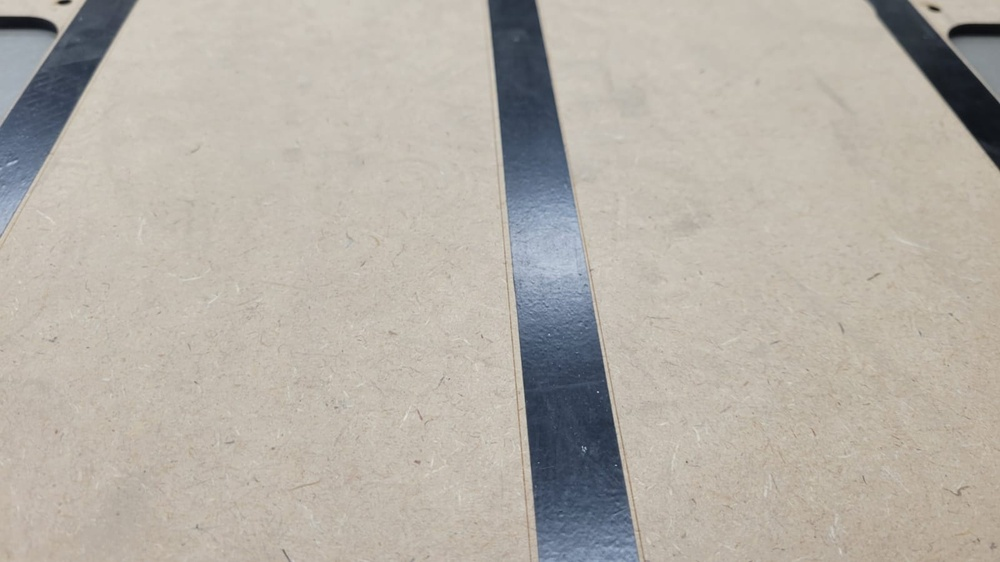
#> input picture LineFollower/footage/imgTestLaneDetection3.jpeg, 1000 x 562 px, shrunk from 1600 x 900 before the run
$ python test1_laneDetection.py
#> lines starting #> are read from the running program, lines starting #| are printed output that depends on the picture; after the words box and inside, x2 and y2 are one past the last pixel; in counts of white or black regions, pixels touching at a corner belong together
#Open cv2 testing for an image (comparisson between grayscale,
#color and smoothed image. Canny edge detection and Hough lines
#testing)

import cv2
import numpy as np
import math

video_path = 'footage/imgTestLaneDetection3.jpeg'

gray_raw_image= cv2.imread(video_path, cv2.IMREAD_GRAYSCALE)
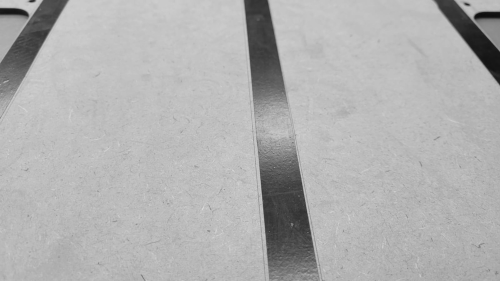
#> gray_raw_image: shape (562, 1000) (shown at 1/2 size); min 12, max 223, mean 176.6
gray_vertical_flip = cv2.flip(gray_raw_image, 1)
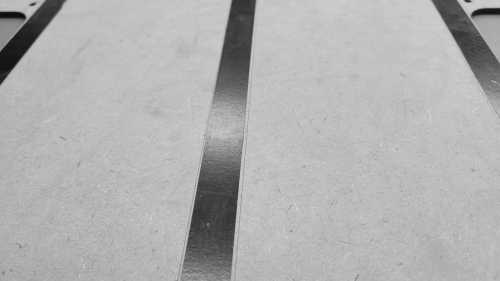
#> gray_vertical_flip: shape (562, 1000) (shown at 1/2 size); min 12, max 223, mean 176.6
gray_flip_repaired = cv2.flip(gray_vertical_flip, 0)
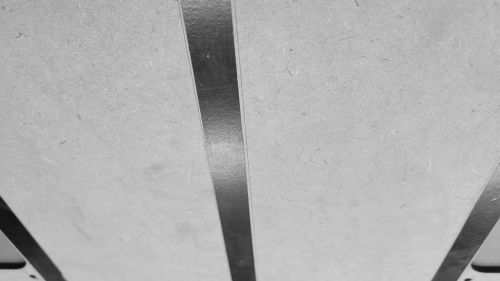
#> gray_flip_repaired: shape (562, 1000) (shown at 1/2 size); min 12, max 223, mean 176.6
ret, thresh = cv2.threshold(gray_flip_repaired, 127, 255, 0)
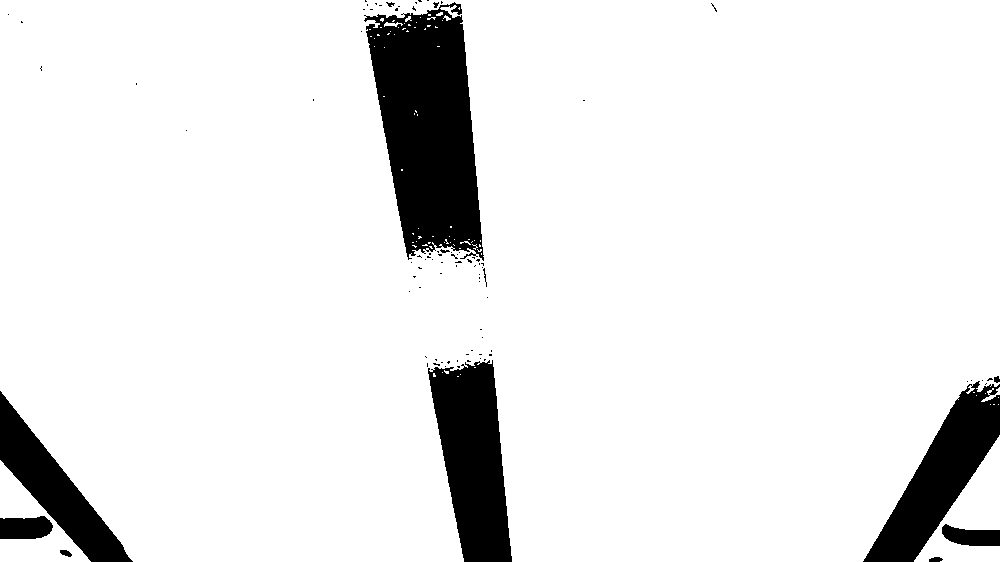
#> thresh: shape (562, 1000); 91% white; 90 black regions (77 under 20 px), largest, box (x1, y1, x2, y2) and area: (364, 2, 484, 261) 20513, (428, 360, 512, 562) 11177, (863, 381, 1000, 562) 9487
smooth_image = cv2.GaussianBlur(thresh, (5,7), 3)

dst = cv2.Canny(smooth_image, 50, 200, None, 3)
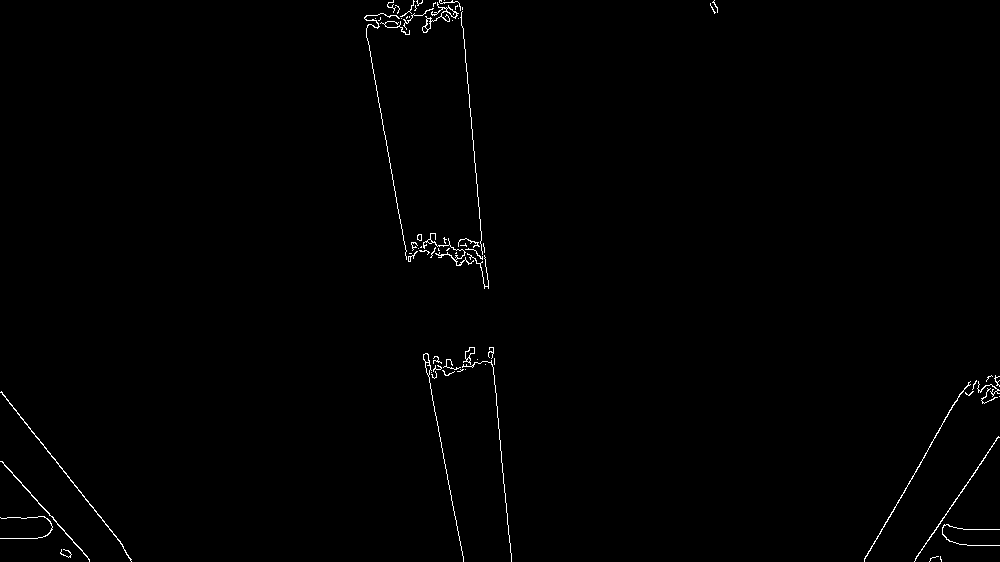
#> dst: shape (562, 1000); 0.65% white in thin lines or dots

cdst = cv2.cvtColor(dst, cv2.COLOR_GRAY2BGR)
#> cdst: shape (562, 1000, 3); 0.65% white in thin lines or dots
cdstP = np.copy(cdst)

lines = cv2.HoughLines(dst, 1, np.pi/180, 150, None, 0, 0)
#> lines = [[-459, 3.05], [-355, 2.97], [1028, 0.524], [-348, 2.95]]

if lines is not None:
    for i in range(0, len(lines)):
        rho = lines[i][0][0]
        theta = lines[i][0][1]
        a = math.cos(theta)
        b = math.sin(theta)
        x0 = a * rho
        y0 = b * rho
        pt1 = (int(x0 + 1000*(-b)), int(y0 + 1000*(a)))
        pt2 = (int(x0 - 1000*(-b)), int(y0 - 1000*(a)))
#> this loop made 4 passes
#> (rho, theta, a, b, x0, y0, pt1, pt2) on passes 1 to 4: (-459, 3.05, -0.996, 0.0872, 457.3, -40, (370, -1036), (544, 956)), (-355, 2.97, -0.985, 0.174, 349.6, -61.65, (175, -1046), (523, 923)), (1028, 0.524, 0.866, 0.5, 890.3, 514, (390, 1380), (1390, -352)), (-348, 2.95, -0.982, 0.191, 341.6, -66.4, (150, -1048), (532, 915))

cv2.line(cdst, pt1, pt2, (0,0,255), 3, cv2.LINE_AA)
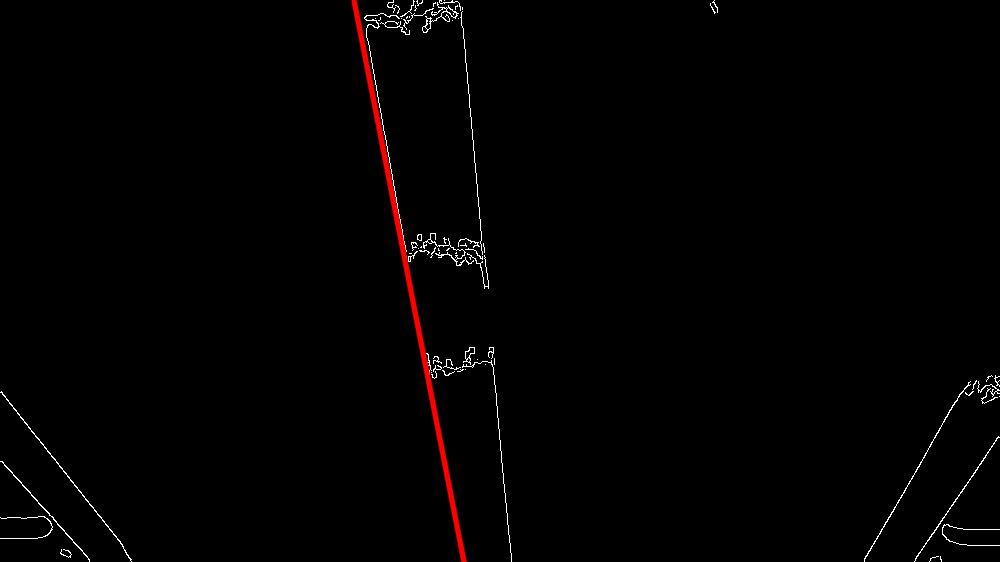
#> cdst: shape (562, 1000, 3); mean B, G, R 1.6, 1.6, 2.9


linesP = cv2.HoughLinesP(dst, 1, np.pi/180, 50, None, 50, 10)
#> linesP = [[491, 347, 504, 492], [364, 17, 406, 259], [864, 560, 962, 391], [424, 354, 463, 559], [463, 28, 482, 254], [914, 561, 998, 436], [1, 391, 123, 547], [494, 375, 510, 552], [1, 461, 89, 559], [54, 458, 123, 546]]

if linesP is not None:
    for i in range(0, len(linesP)):
        l = linesP[i][0]
        cv2.line(cdstP, (l[0], l[1]), (l[2], l[3]), (0,0,255), 3, cv2.LINE_AA)
#> this loop made 10 passes
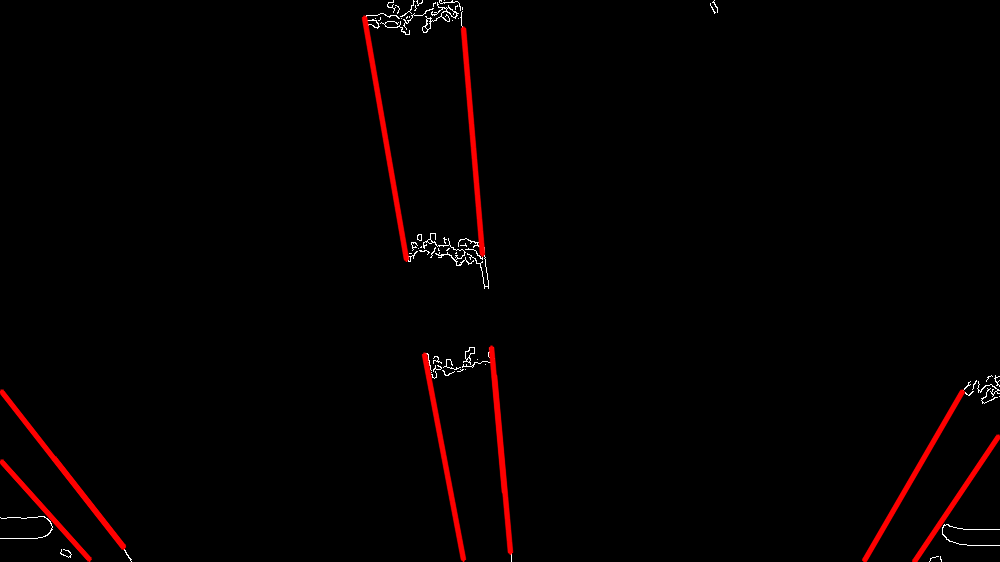
#> cdstP: shape (562, 1000, 3); mean B, G, R 0.8, 0.8, 4.7

cv2.imshow("normal", gray_flip_repaired)
cv2.imshow("blur", smooth_image)
cv2.imshow("Detected Lines (in red) - Probabilistic Line Transform", cdstP)
cv2.waitKey()

$ run again, with LineFollower/footage/imgTestLaneDetection4.jpeg copied over LineFollower/footage/imgTestLaneDetection3.jpeg
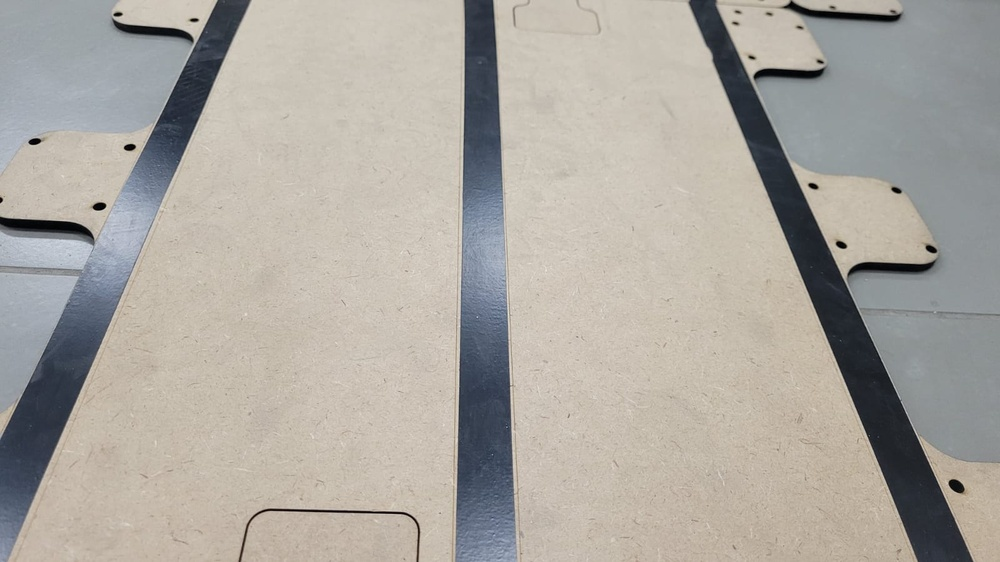
#> input picture LineFollower/footage/imgTestLaneDetection4.jpeg, 1000 x 562 px, shrunk from 1600 x 900 before the run
#> `ret, thresh = cv2.threshold(gray_flip_repaired, 127, 255, 0)`:
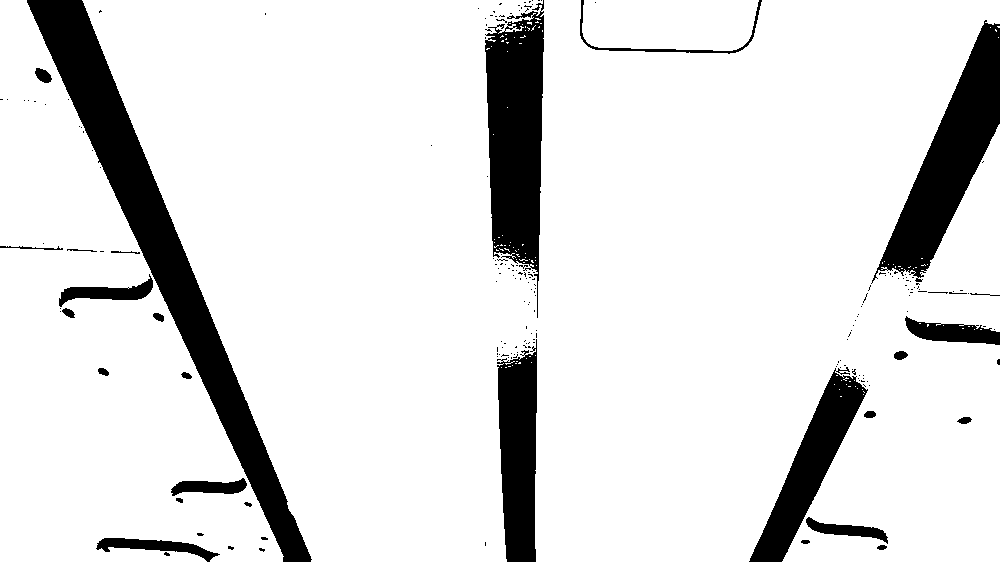
#> thresh: shape (562, 1000); 87.7% white; 202 black regions (173 under 20 px), largest, box (x1, y1, x2, y2) and area: (27, 0, 312, 562) 23140, (485, 0, 544, 318) 12420, (871, 20, 1000, 284) 11931
#> dst: shape (562, 1000); 1.3% white in thin lines or dots
#> lines = [[-22, 2.71], [543, 0.0175], [-483, 3.11], [-76, 2.76], [909, 0.419]]
#> the loop `for i in range(0, len(lines)):` made 5 passes
#> (rho, theta, a, b, x0, y0, pt1, pt2) on passes 1 to 5: (-22, 2.71, -0.906, 0.423, 19.94, -9.3, (-402, -915), (442, 897)), (543, 0.0175, 1, 0.0175, 542.9, 9.48, (525, 1009), (560, -990)), (-483, 3.11, -0.999, 0.0349, 482.7, -16.86, (447, -1016), (517, 982)), (-76, 2.76, -0.927, 0.375, 70.47, -28.47, (-304, -955), (445, 898)), (909, 0.419, 0.914, 0.407, 830.4, 369.7, (423, 1283), (1237, -543))
#> linesP = 32 rows, first 6: [37, 26, 282, 553], [542, 100, 543, 2], [497, 373, 499, 445], [859, 306, 967, 62], [83, 1, 207, 308], [535, 464, 536, 351]
#> the loop `for i in range(0, len(linesP)):` made 32 passes
#> after the loop `for i in range(0, len(linesP)):`:
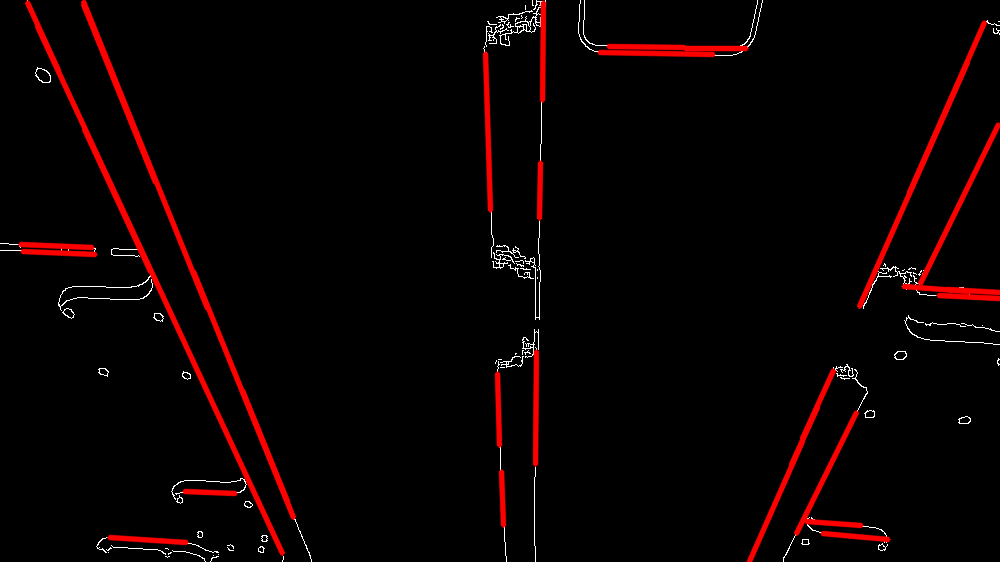
#> cdstP: shape (562, 1000, 3); mean B, G, R 1.7, 1.7, 10.2

$ run again, with LineFollower/footage/imgTestLaneDetection5.jpeg copied over LineFollower/footage/imgTestLaneDetection3.jpeg
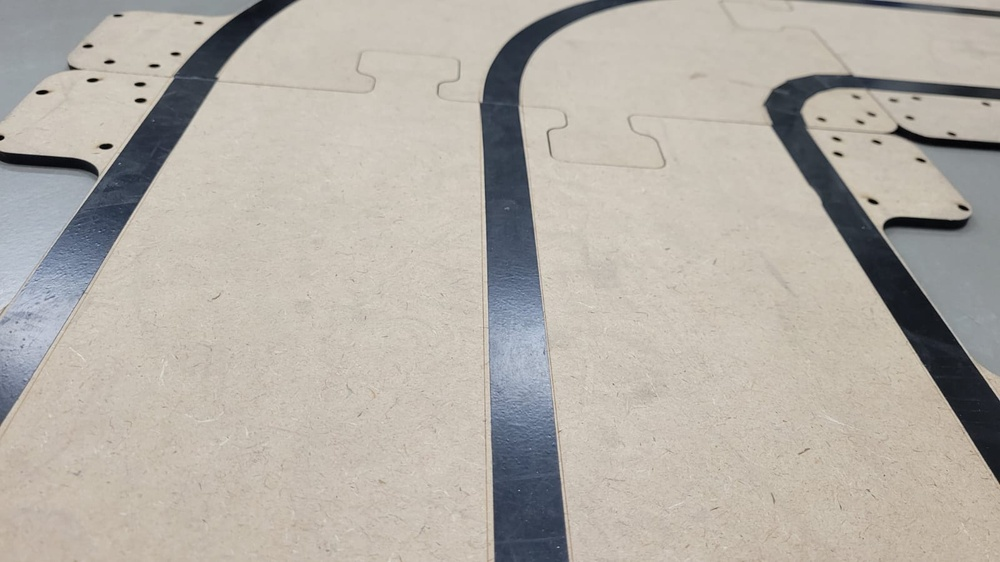
#> input picture LineFollower/footage/imgTestLaneDetection5.jpeg, 1000 x 562 px, shrunk from 1600 x 900 before the run
#> `ret, thresh = cv2.threshold(gray_flip_repaired, 127, 255, 0)`:
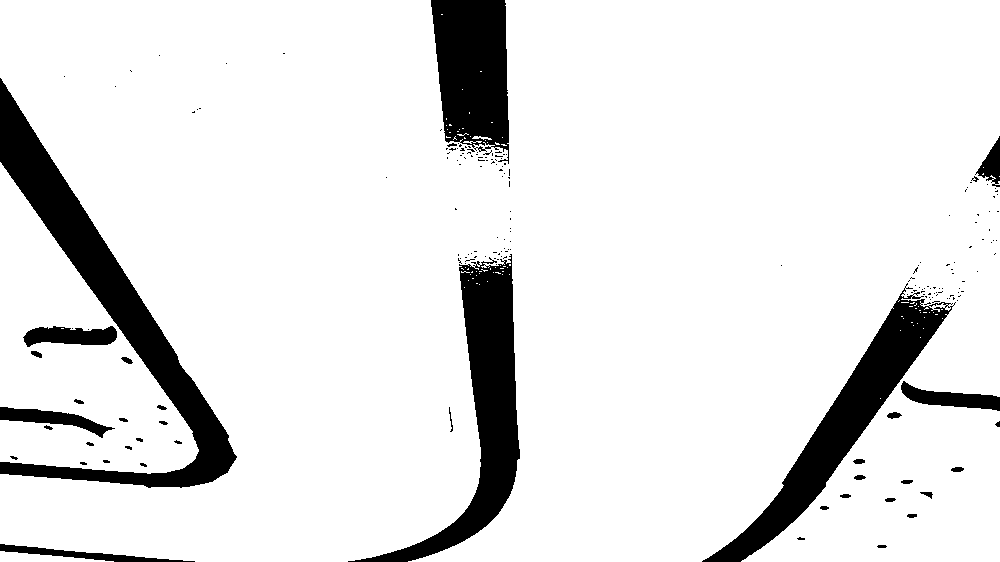
#> thresh: shape (562, 1000); 89.3% white; 194 black regions (161 under 20 px), largest, box (x1, y1, x2, y2) and area: (0, 78, 237, 488) 18211, (348, 254, 520, 562) 12747, (702, 283, 956, 562) 12471
#> dst: shape (562, 1000); 1.2% white in thin lines or dots
#> lines = [[-428, 3.04], [919, 0.559], [951, 0.628], [97, 2.51], [-501, 3.11], [44, 2.57], [40, 2.58], [92, 2.53]]
#> the loop `for i in range(0, len(lines)):` made 8 passes
#> (rho, theta, a, b, x0, y0, pt1, pt2) on passes 1 to 6: (-428, 3.04, -0.995, 0.105, 425.7, -44.74, (321, -1039), (530, 949)), (919, 0.559, 0.848, 0.53, 779.4, 487, (249, 1335), (1309, -361)), (951, 0.628, 0.809, 0.588, 769.4, 559, (181, 1368), (1357, -250)), (97, 2.51, -0.809, 0.588, -78.47, 57.02, (-666, -752), (509, 866)), (-501, 3.11, -0.999, 0.0349, 500.7, -17.48, (465, -1016), (535, 981)), (44, 2.57, -0.839, 0.545, -36.9, 23.96, (-581, -814), (507, 862))
#> linesP = 26 rows, first 6: [459, 277, 471, 383], [827, 480, 956, 302], [782, 483, 839, 392], [796, 461, 898, 298], [115, 259, 177, 355], [35, 134, 164, 334]
#> the loop `for i in range(0, len(linesP)):` made 26 passes
#> after the loop `for i in range(0, len(linesP)):`:
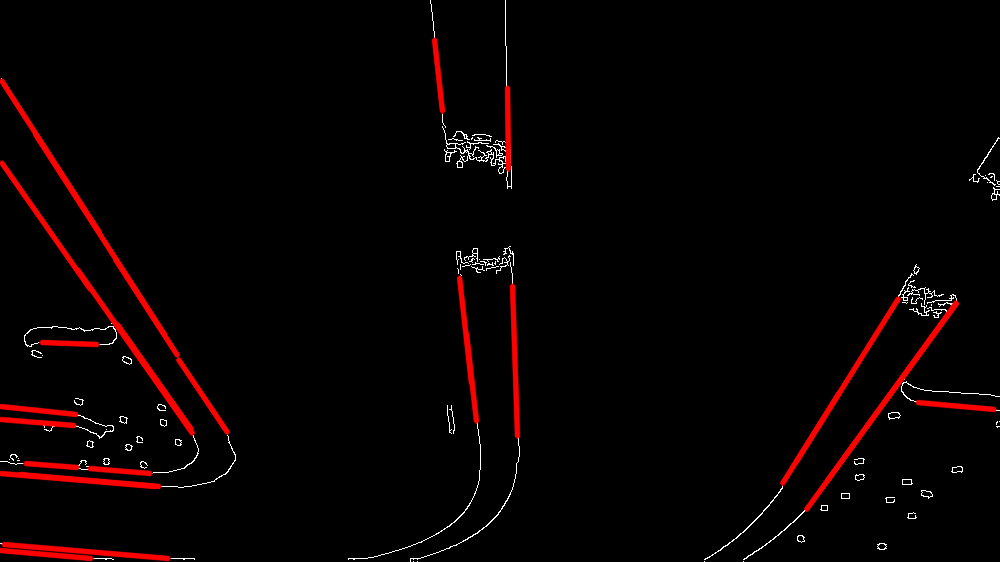
#> cdstP: shape (562, 1000, 3); mean B, G, R 1.8, 1.8, 8.1
